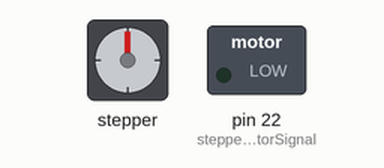
This sketch was run on a simulated Arduino Mega 2560, built with avr-gcc and run on an emulated ATmega2560. Parts: stepper motor, switched loads named in the sketch (green lamp = pin HIGH). Wiring (inferred from the names in the program): stepper motor driver (200 steps per turn assumed): step pin 4; direction pin 2. Pins used as bus, display or sensor lines are not drawn.

Above: at 0.05 s.
At 2.35 s:
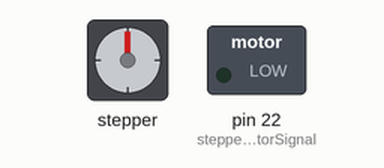
At 4.6 s:
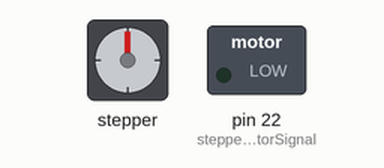
At 10.1 s:
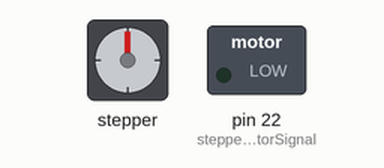
Timing chart, 0 to 13.2 s (numbered marks = the images above):
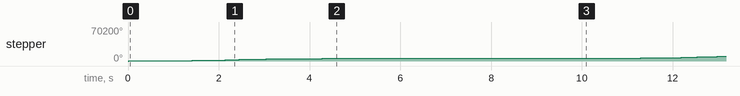

Measured:
- by itself, stepper: turns 5400° clockwise in 4.6 s, repeating every 10.1 s

The sketch:

Stepper_motor_driver_script3.ino
```cpp
// Define stepper motor connections:
#define dirPin 2
#define stepPin 4
#define stepperMotorSignal 22

// Time of half a pulse
int t = 1000;

void setup() {
  Serial.begin(9600);

  // Declare pins as output:
  pinMode(stepPin, OUTPUT);
  pinMode(dirPin, OUTPUT);
  pinMode(stepperMotorSignal, OUTPUT);

  // Set the spinning direction CW/CCW:
  digitalWrite(dirPin, HIGH);

  //Turn off power to stepper motor
  digitalWrite(stepperMotorSignal, LOW);
}


void loop() {
  //acceleration of motor
  for (int i = 0; i < 3000; i++) {
    if (i < 1250||i > 1750) {
      digitalWrite(stepPin, HIGH);
      delayMicroseconds(abs(1500 - i));
      digitalWrite(stepPin, LOW);
      delayMicroseconds(abs(1500 - i));
    }
    else {
      digitalWrite(stepPin, HIGH);
      delayMicroseconds(250);
      digitalWrite(stepPin, LOW);
      delayMicroseconds(250);
    }

  }
  //decceleration of motor
  //for (int x = 0; x < 1500; x++) {
    //digitalWrite(stepPin, HIGH);
    //delayMicroseconds(50 + (x/2));
    //digitalWrite(stepPin, LOW);
    //delayMicroseconds(50 + (x/2));
  //}
  delay(5000);

  //receive signal from serial monitor
  if (Serial.available() > 0) {
    int incomingByte = Serial.parseInt();

    if (incomingByte == 12) { //send "12" to turn on power to stepper motor
     digitalWrite(stepperMotorSignal, LOW);
     Serial.print("Stepper Motor power on");
    }

    else if (incomingByte == 13) { //send "13" to turn off power to stepper motor
      digitalWrite(stepperMotorSignal, HIGH);
      Serial.print("Stepper Motor power off");
    }
  }
  delay(500);

}
```
